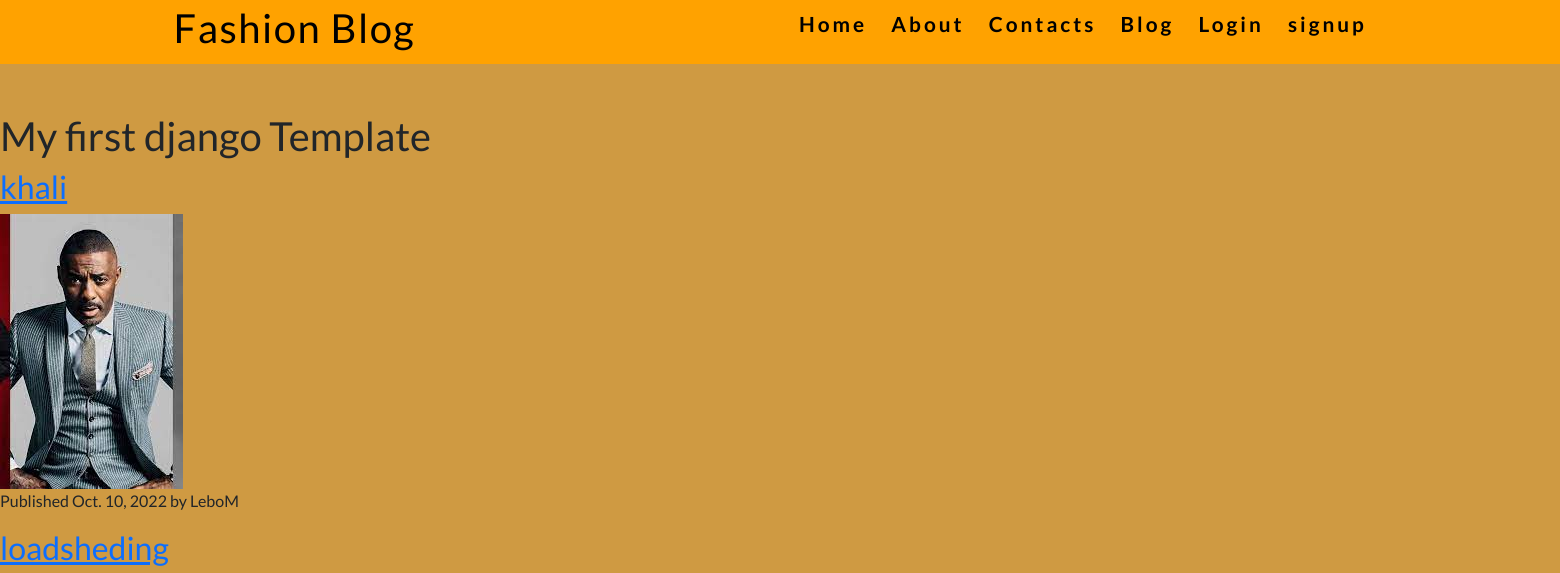
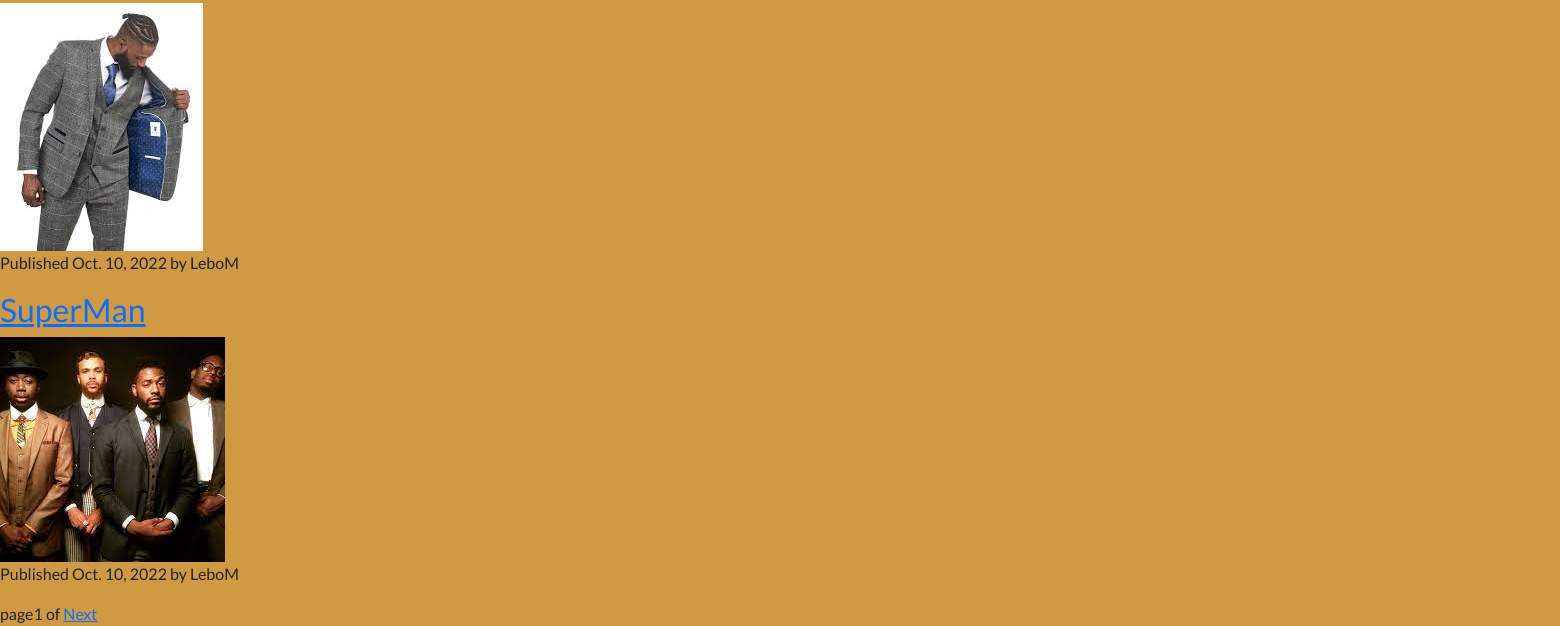
Before: / with the older database file (2 pictures, top to bottom).
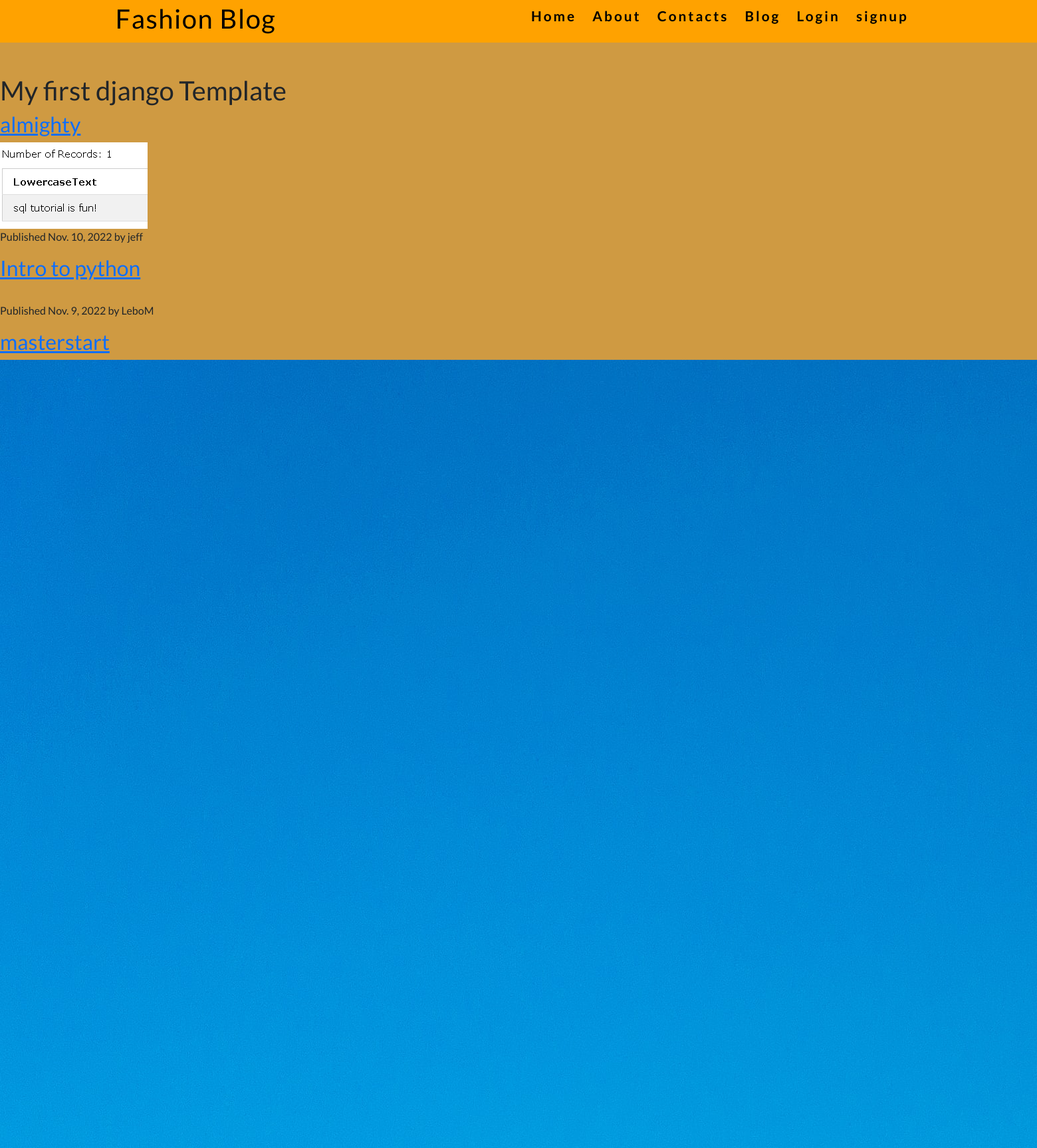
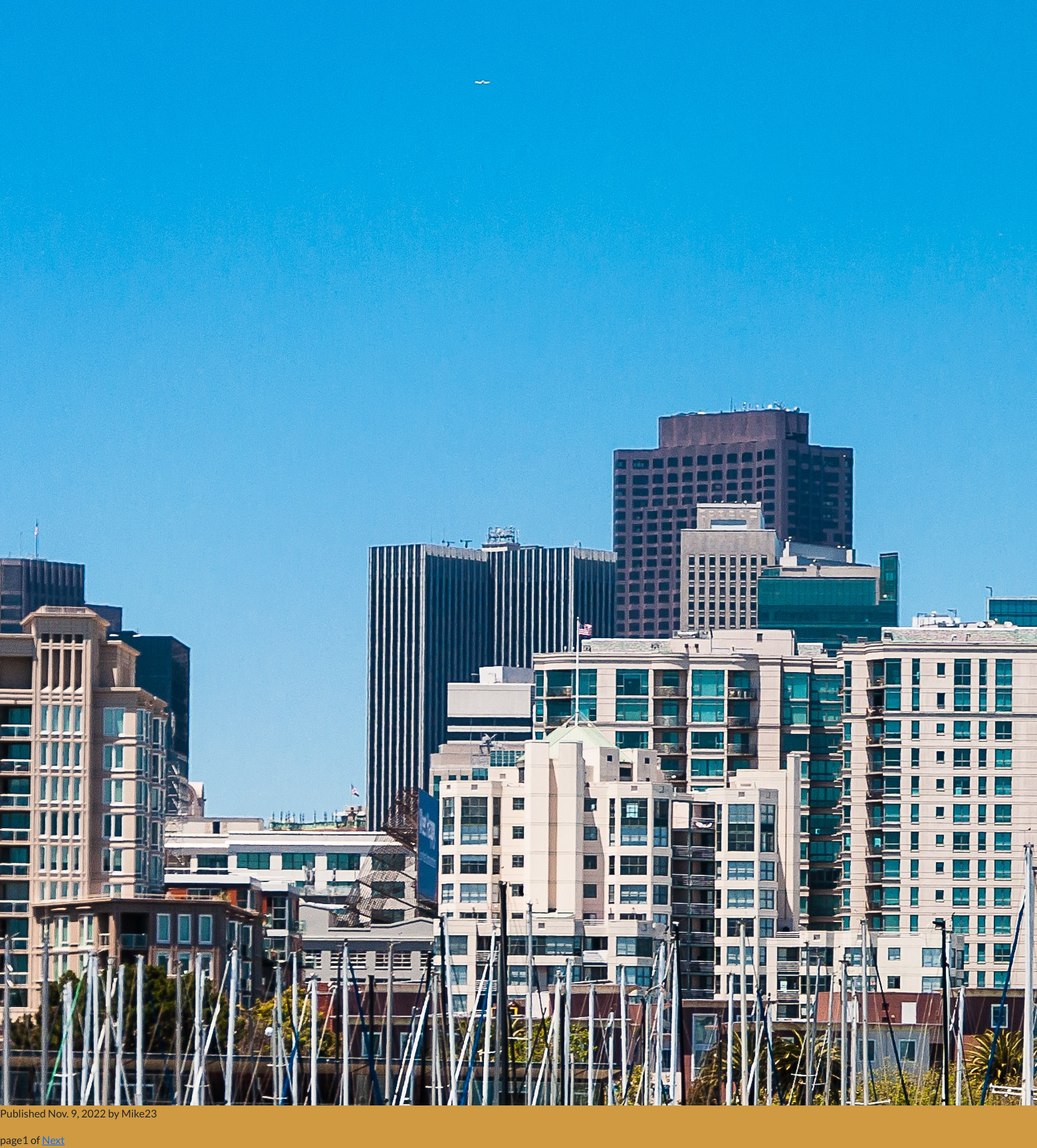
After: the same page with the newer database file (2 pictures, top to bottom).
### blog/models.py (models this page shows, shortened)
class Post(models.Model):
    Status_choices=(("draft","Draft"),("published","Published"))
    title=models.CharField(max_length=255)
    image=models.ImageField(blank=True, null= True)
    slug=models.CharField(max_length=255,unique_for_date="publish")
    author=models.ForeignKey(User, on_delete=models.CASCADE, related_name="blog_post")
    body=models.TextField()
    publish=models.DateField(default=timezone.now)
    created=models.DateTimeField(auto_now_add=True)
    update=models.DateField(auto_now=True)
    status=models.CharField(max_length=10, choices=Status_choices, default="draft")
    class Meta:
     ordering=("-publish",)
    def get_absolute_url(self):
        return reverse("blog:post_detail", args=[self.publish.year, self.publish.month, self.publish.day, self.slug])

### blog/views.py (the view)
# urls.py: path("",Post_list,name="home"),
def Post_list(request):
    object_list = Post.objects.all()
    paginator = Paginator(object_list,3)
    page = request.GET.get("page")
    try:
        posts=paginator.page(page)
    except PageNotAnInteger:
        posts = paginator.page(1)
    except EmptyPage:
        posts = paginator.page(paginator.num_pages)
    return render(request, "index.html",{"posts":posts})

### blog/templates/index.html (shortened to what this page needs)
{% extends 'base.html'%}
{% block content %}
    {% load static%}
    <h1>My first django Template </h1>
    {%for post in posts%}
    <h2>
    <a href="{{post.get_absolute_url}}">{{post.title}}
    </a>
    </h2>
    {%if post.image%}
    <img src="{{post.image.url}}" alt="">
    {% endif %}
    <p class="date">
    Published {{post.publish}} by {{post.author}}
    </p>
    {%endfor%}
    {% include "pagination.html" with page=posts  %}
{% endblock content %}

### blog/templates/base.html (shortened to what this page needs)
{%load static %}
<!DOCTYPE html>
<html lang="en">
<head>
<link href="https://cdn.jsdelivr.net/npm/bootstrap@5.2.2/dist/css/bootstrap.min.css" rel="stylesheet">
    <link href="{% static 'css/app.css' %}" rel="stylesheet">
    <link href="{% static 'css/mobile.css' %}" rel="stylesheet">
  <nav>
    <div class="logo">
        <h1>Fashion Blog</h1>
    </div>
    <ul class="nav-links">
        <li class="menu-item"><a href="{% url 'blog:home'%}">Home</a> </li>
        <li class="menu-item"><a href="{% url 'blog:About'%}">About</a></li>
        <li class="menu-item"><a href="">Contacts</a></li>
        <li class="menu-item"><a href="{% url 'blog:home'%}">Blog</a></li>
        {% if user.is_authenticated %}
        <li><a href="{% url 'blog:logout' %}">logout</a></li>
        {% else %}
        <li class="nav-item"><a href="{% url 'blog:login' %} " class="nav-link">Login</a></li>
      <li><a href="{% url 'account:signup' %}">signup</a></li>
        {% endif %}
    </ul>
</nav>
  {% block content  %}
  {% endblock content  %}
</body>
</html>

### blog/templates/pagination.html (shortened to what this page needs)
<div class="pagination">
<span class="page-links">
    <span class="current">
        page{{page.number}} of {{page.paginator.numpages}}
    </span>
    {% if page.has_next %}
    <a href="?page={{page.next_page_number}}">Next</a>
    {% endif %}
    </span>
</div>

### static/css/app.css (style rules this page uses)
:root { --bg-color: rgba(200, 138, 37, 0.863); --text-color: rgb(0, 0, 0); --headline-color: black; --button-color: rgb(255, 162, 0); --accent-color: rgb(241, 255, 192); --headline-font:'Lato', sans-serif; --body-font: 'Work Sans', sans-serif; }
* { padding: 0; margin: 0; box-sizing: border-box; background-color:transparent; }
nav { display: flex; justify-content: space-around; align-items: center; min-height: 8vh; background-color: var(--button-color); }
.logo { color: var(--text-color); font-size: 1.4rem; font-weight: bolder; letter-spacing: 1.5px; }
.nav-links { display: flex; width: 40%; justify-content: space-around }
.nav-links li { list-style: none; }
.nav-links a { color: var(--text-color); text-decoration: none; letter-spacing: 3px; font-weight: bold; font-size: 1.3rem; margin-right: 15px; font-family: var(--headline-font); }

Changed rows visible on the page:
no longer on this page (row unchanged): Post: title "khali", image (picture), publish "Oct. 10, 2022", author "LeboM"
no longer on this page (row unchanged): Post: title "loadsheding", image (picture), publish "Oct. 10, 2022", author "LeboM"
no longer on this page (row unchanged): Post: title "SuperMan", image (picture), publish "Oct. 10, 2022", author "LeboM"
added Post: title "almighty", image (picture), publish "Nov. 10, 2022", author "jeff"
added Post: title "Intro to python", publish "Nov. 9, 2022", author "LeboM"
added Post: title "masterstart", image (picture), publish "Nov. 9, 2022", author "Mike23"
